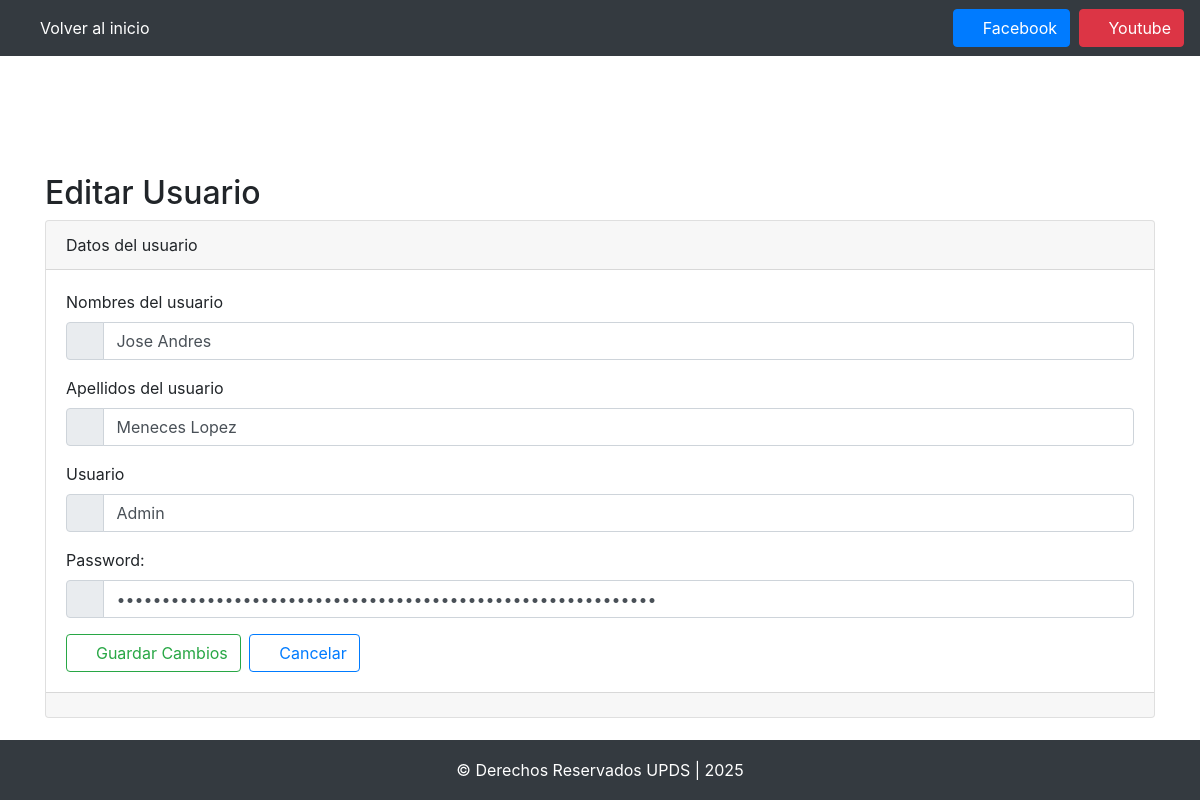
Screenshot of /model/usuario/editar_usuario.php?id=1 (signed in) with the database file from the repository.
### tables this page shows
CREATE TABLE IF NOT EXISTS `usuario` (
  `ID` int(11) NOT NULL AUTO_INCREMENT,
  `Nombres` varchar(100) NOT NULL,
  `Apellidos` varchar(100) NOT NULL,
  `correo` varchar(100) NOT NULL,
  `Usuario` varchar(50) NOT NULL,
  `Clave` varchar(255) NOT NULL,
  `EsAdmin` tinyint(1) NOT NULL,
  PRIMARY KEY (`ID`)
);

### model/usuario/editar_usuario.php (the view, shortened to what this page needs)
<?php
include('../conexion.php');
if (isset($_GET["id"])) {
    $id = $_GET["id"];
    $sql = "SELECT * FROM usuario WHERE ID = $id";
    $result = $conexion->query($sql);
    if ($result->num_rows > 0) {
        $usuario = $result->fetch_assoc();
    } else {
        echo "No se encontró el usuario.";
        exit;
    }
} else {
    echo "ID de usuario no especificado.";
    exit;
}
?>
<?php include("../../templates/header.php"); ?>
<section class="container mt-50">
    <h2>Editar Usuario</h2>
    <div class="card">
        <div class="card-header">
            Datos del usuario
        </div>
        <div class="card-body">
            <form action="" method="post" enctype="multipart/form-data">
                <div class="mb-3">
                    <label label for="nombres" class="form-label">Nombres del usuario</label>
                    <div class="input-group">
                        <div class="input-group-prepend">
                            <span class="input-group-text" id="basic-addon1"><i class="fas fa-user"></i></span>
                        </div>
                        <input type="text" class="form-control" name="nombres" id="nombres" aria-describedby="helpId" value="<?php echo $usuario["Nombres"]; ?>">
                    </div>
                </div>
                <div class="mb-3">
                    <label label for="apellidos" class="form-label">Apellidos del usuario</label>
                    <div class="input-group">
                        <div class="input-group-prepend">
                            <span class="input-group-text" id="basic-addon1"><i class="fas fa-user"></i></span>
                        </div>
                        <input type="text" class="form-control" name="apellidos" id="apellidos" aria-describedby="helpId" value="<?php echo $usuario["Apellidos"]; ?>">
                    </div>
                </div>
                <label label for="usuario" class="form-label">Usuario</label>
                <div class="input-group">
                    <div class="input-group-prepend">
                        <span class="input-group-text" id="basic-addon1"><i class="fas fa-user"></i></span>
                    </div>
                    <input type="text" class="form-control" name="usuario" id="usuario" aria-describedby="helpId" value="<?php echo $usuario["Usuario"]; ?>">
                </div>
                <div class="mb-3 mt-3">
                    <label for="password" class="form-label">Password:</label>
                    <div class="input-group">
                        <div class="input-group-prepend">
                            <span class="input-group-text" id="basic-addon1"><i class="fas fa-lock"></i></span>
                        </div>
                        <input type="password" class="form-control" name="password" id="password" aria-describedby="helpId" value="<?php echo $usuario['Clave']; ?>">
                    </div>
                </div>
                <button type="submit" name="editar_usuario" class="btn btn-outline-success mr-1"><i class="fas fa-pen"></i> Guardar Cambios</button>
                <a name="" id="" class="btn btn-outline-primary" href="<?php echo $url; ?>model/usuario/" role="button"><i class="fas fa-undo"></i> Cancelar</a>
            </form>
        </div>
        <div class="card-footer text-muted"></div>
    </div>
</section>
<?php include("../../templates/footer.php"); ?>

### css/estilo.css (style rules this page uses)
label { min-width: 80px; }
* { margin: 0; padding: 0; box-sizing: border-box; }
body { background: rgb(218, 216, 216); font-family: 'Exo'; }
.container { width: 500px; padding: 20px; background: white; margin: auto; margin-top: 50px; }
input { padding: 10px; }

### DataTables/datatables.css (style rules this page uses)
:root { --dt-row-selected: 13, 110, 253; --dt-row-selected-text: 255, 255, 255; --dt-row-selected-link: 9, 10, 11; --dt-row-stripe: 0, 0, 0; --dt-row-hover: 0, 0, 0; --dt-column-ordering: 0, 0, 0; --dt-html-background: white; }

### templates/header.php (style rules this page uses)
body { display: flex; flex-direction: column; min-height: 100vh; }

### rows the page displays
usuario: nombres "Jose Andres", apellidos "Meneces Lopez", usuario "Admin"
